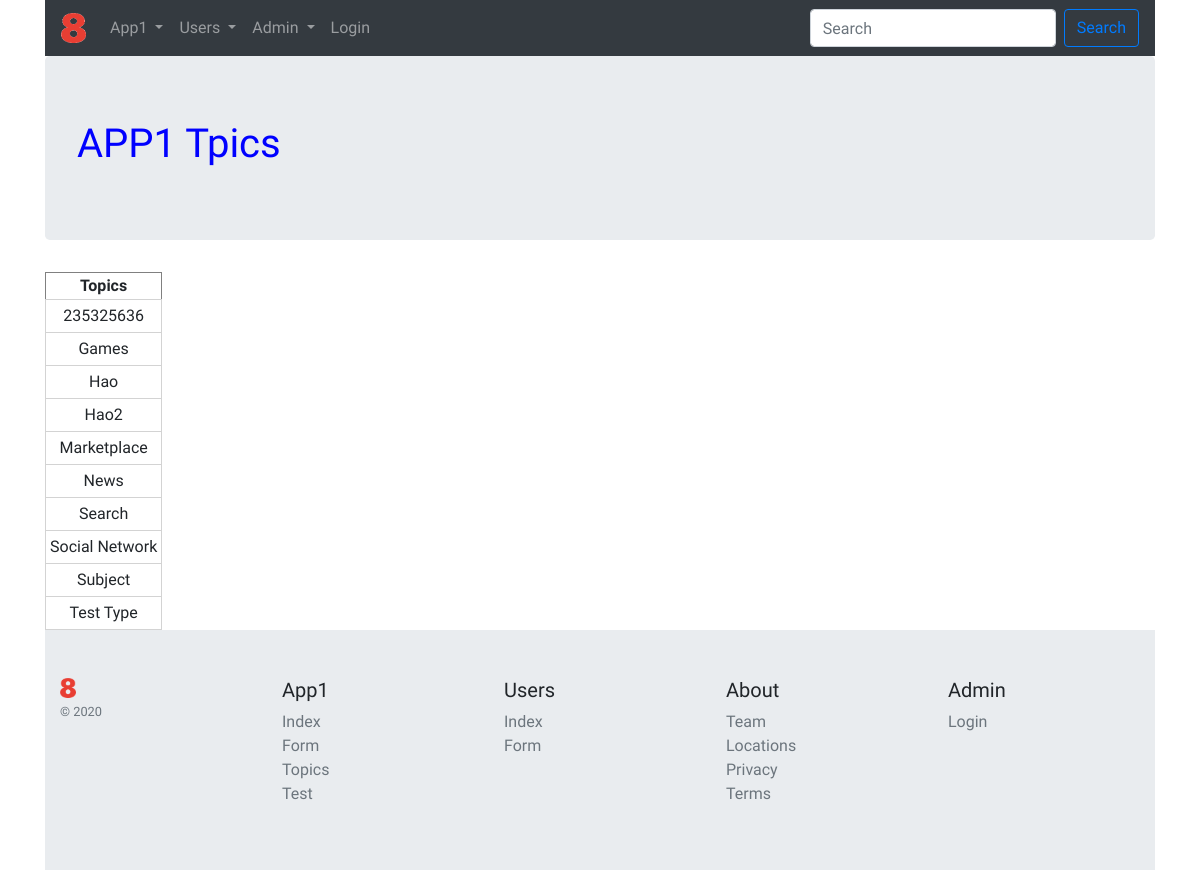
The app's page /app1/topics with its own data.
### app1/models.py (models this page shows, shortened)
class Topic(models.Model):
  top_name = models.CharField(max_length=264, unique=True)

### app1/views.py (the view)
# urls.py: path('app1/topics', views.topics, name='topics'),
def topics(request):
  t_list = Topic.objects.order_by('top_name')
  t_dict = {'topics':t_list, 'section':{'title':'Topics', 'parent':'App1'}}
  return render(request, 'app1/topics.html', context=t_dict)

### templates/app1/topics.html (shortened to what this page needs)
<!DOCTYPE html>
{% extends 'base.html' %}
{% load static %}
{% block body_block %}
  <div class="jumbotron">
    <h1>{{ section.parent|upper }} {{ section.title|cut:"o" }}</h1>
  </div>
  <div class="Table-Records">
      {% if topics %}
        <table>
          <thead>
            <th>Topics</th>
          </thead>
          <tbody>
          {% for top in topics %}
          <tr>
            <td>{{ top.top_name }}</td>
          </tr>
          {% endfor %}
          </tbody>
        </table>
      {% else %}
        <p>No Data</p>
      {% endif %}
  </div>
{% endblock %}

### static/css/main.css (style rules this page uses)
html, body { font-family: 'Ubuntu', sans-serif !important; }
h1 { color: blue; }
table { border: 1px solid grey; }
th { font-weight: bold; }
td { padding: 4px; border: 1px solid lightgray; }
.Table-Records { text-align: center; margin: 0 auto; }

### records on screen
Topic: top_name "235325636"
Topic: top_name "Games"
Topic: top_name "Hao"
Topic: top_name "Hao2"
Topic: top_name "Marketplace"
Topic: top_name "News"
Topic: top_name "Search"
Topic: top_name "Social Network"
Topic: top_name "Subject"
Topic: top_name "Test Type"

### other values on screen
{{ section.parent|upper }} "APP1"
{{ section.title|cut:"o" }} "Tpics"
